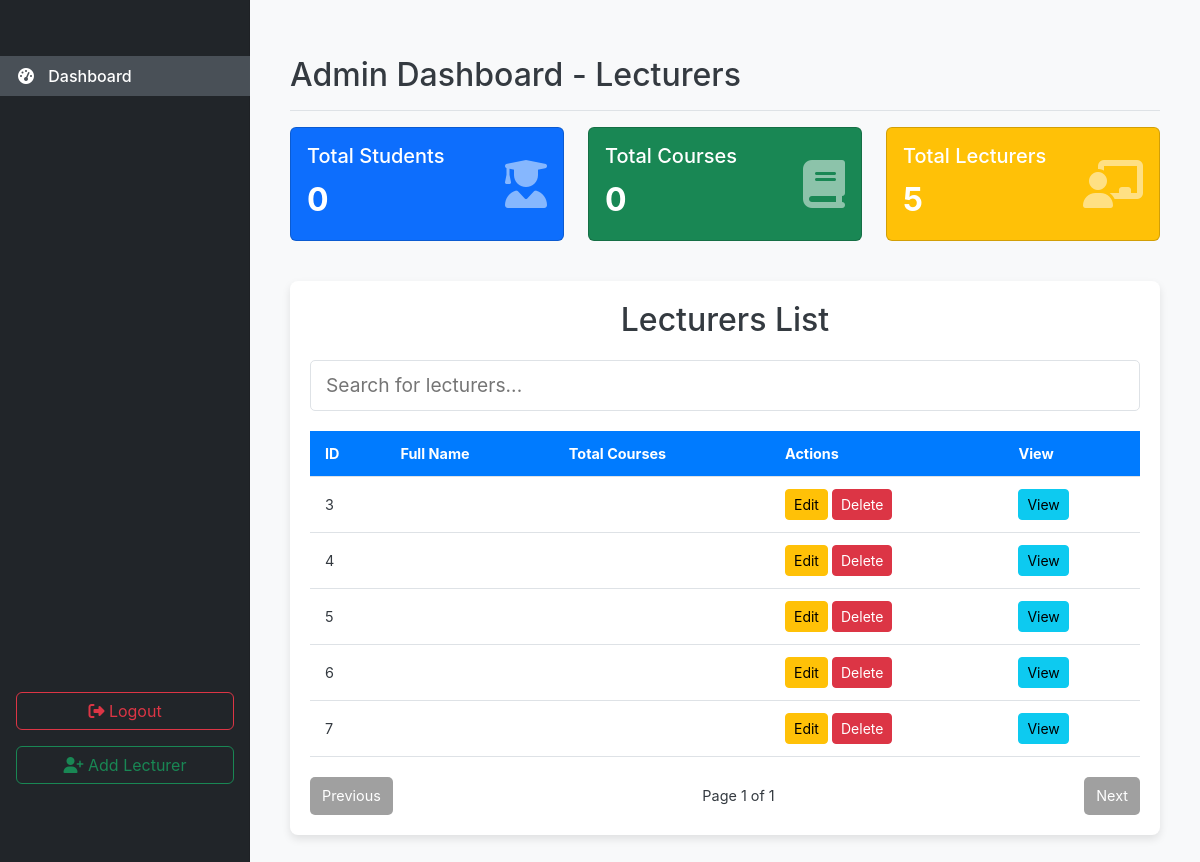
The page /super-admin/lecturers/ (signed in) on the database its author committed.
### core/models.py (models this page shows)
class User(AbstractUser):
    class Role(models.TextChoices):
        ADMIN = "ADMIN", "Admin"
        LECTURER = "LECTURER", "Lecturer"
        STUDENT = "STUDENT", "Student"
    base_role = Role.ADMIN
    role = models.CharField(
        max_length=10,
        choices=Role.choices,
        default=base_role,
    )

### core/decorators.py (the view)
        def _wrapped_view(request, *args, **kwargs):
            if not request.user.is_authenticated:
                return user_passes_test(lambda u: False)(view_func)(request, *args, **kwargs)
            if request.user.role != role:
                raise PermissionDenied
            return view_func(request, *args, **kwargs)

### core/models.py (called while the page is built)
    def get_queryset(self):
        return super().get_queryset().filter(role=User.Role.LECTURER)

    def get_queryset(self):
        return super().get_queryset().filter(role=User.Role.STUDENT)

### core/views.py (called while the page is built)
@admin_required
def lecturers(request):
    context = {
        'total_students': Student.objects.count(),
        'total_courses': Course.objects.count(),
        'total_lecturers': Lecturer.objects.count(),
        'lecturers': Lecturer.objects.all(),
    }
    return render(request, 'admin/lecturers.html', context)

### core/templates/admin/lecturers.html (shortened to what this page needs)
<!DOCTYPE html>
<html lang="en">
<head>
    <link href="https://cdn.jsdelivr.net/npm/bootstrap@5.3.2/dist/css/bootstrap.min.css" rel="stylesheet">
    <link rel="stylesheet" href="https://cdnjs.cloudflare.com/ajax/libs/font-awesome/6.4.2/css/all.min.css">
</head>
<body>
<nav id="sidebarMenu" class="d-md-block sidebar bg-dark offcanvas-md offcanvas-start">
    <div class="sidebar-sticky">
        <div>
            <ul class="nav flex-column">
                <li class="nav-item"><a class="nav-link active" href="{% url "dashboard" %}"><i class="fa-fw fas fa-tachometer-alt"></i> Dashboard</a></li>
            </ul>
        </div>
        <div class="mt-auto p-3">
             <a href="{% url 'logout' %}" class="btn btn-outline-danger w-100" style='margin-bottom: 1rem;'><i class="fas fa-sign-out-alt"></i> Logout</a>
             <a href="{% url 'add_lecturer' %}" class="btn btn-outline-success w-100"><i class="fas fa-user-plus"></i> Add Lecturer</a>
        </div>
    </div>
</nav>
<main class="main-content">
    <div class="d-flex justify-content-between flex-wrap flex-md-nowrap align-items-center pt-3 pb-2 mb-3 border-bottom">
    <h1 class="h2">Admin Dashboard - Lecturers</h1>
    </div>
    <section id="metrics-section" class="mb-4">
        <div class="row">
            <div class="col-lg-4 col-md-6 mb-3"><div class="card text-white bg-primary metric-card"><div class="card-body d-flex justify-content-between align-items-center"><div><h5 class="card-title">Total Students</h5><p class="card-text fs-2 fw-bold">{{ total_students }}</p></div><i class="fas fa-user-graduate fa-3x opacity-50"></i></div></div></div>
            <div class="col-lg-4 col-md-6 mb-3"><div class="card text-white bg-success metric-card"><div class="card-body d-flex justify-content-between align-items-center"><div><h5 class="card-title">Total Courses</h5><p class="card-text fs-2 fw-bold">{{ total_courses }}</p></div><i class="fas fa-book fa-3x opacity-50"></i></div></div></div>
            <div class="col-lg-4 col-md-12 mb-3"><div class="card text-white bg-warning metric-card"><div class="card-body d-flex justify-content-between align-items-center"><div><h5 class="card-title">Total Lecturers</h5><p class="card-text fs-2 fw-bold">{{ total_lecturers }}</p></div><i class="fas fa-chalkboard-teacher fa-3x opacity-50"></i></div></div></div>
        </div>
    </section>
    <div class="table-container">
        <h1>Lecturers List</h1>
        <div class="search-container">
            <input type="text" id="searchInput" placeholder="Search for lecturers...">
        </div>
        <table class="responsive-table">
            <thead>
                <tr>
                    <th>ID</th>
                    <th>Full Name</th>
                    <th>Total Courses</th>
                    <th>Actions</th>
                    <th>View</th>
                </tr>
            </thead>
            <tbody id="lecturerTableBody">
                {% for lecturer in lecturers %}
                <tr>
                    <td data-label="ID">{{ lecturer.id }}</td>
                    <td data-label="Full Name">{{ lecturer.first_name }} {{ lecturer.last_name }}</td>
                    <td data-label="Total Courses">{{ lecturer.total_courses }}</td>
                    <td data-label="Actions">
                        <a class="btn btn-warning btn-sm edit-btn" data-id="{{ lecturer.id }}">Edit</a>
                        <a class="btn btn-danger btn-sm delete-btn" data-id="{{ lecturer.id }}">Delete</a>
                    </td>
                    <td data-label="View">
                        <button class="btn btn-info btn-sm view-btn" data-id="{{ lecturer.id }}" id="view-{{ lecturer.id }}">View</button>
                    </td>
                </tr>
                {% empty %}
                <tr>
                    <td colspan="5" style="text-align: center;">No lecturers found.</td>
                </tr>
                {% endfor %}
            </tbody>
        </table>
        <div class="pagination-container">
            <button id="prevButton" disabled>Previous</button>
            <span id="pageInfo"></span>
            <button id="nextButton">Next</button>
        </div>
    </div>
</main>
</body>
</html>

### core/templates/admin/lecturers.html (style rules this page uses)
:root { --primary-color: #007bff; --light-gray: #f8f9fa; --dark-gray: #343a40; --border-color: #dee2e6; --font-size-sm: clamp(0.8rem, 0.5vw + 0.6rem, 0.9rem); --font-size-md: clamp(1rem, 1vw + 0.5rem, 1.2rem); --font-size-lg: clamp(1.5rem, 2vw + 1rem, 2rem); }
body { font-family: -apple-system, BlinkMacSystemFont, "Segoe UI", Roboto, "Helvetica Neue", Arial, sans-serif; margin: 0; padding: 20px; background-color: var(--light-gray); color: var(--dark-gray); font-size: var(--font-size-md); }
.table-container { max-width: 1200px; margin: 0 auto; background-color: #fff; padding: 20px; border-radius: 8px; box-shadow: 0 4px 8px rgba(0,0,0,0.1); }
h1 { font-size: var(--font-size-lg); text-align: center; margin-bottom: 20px; }
.search-container { margin-bottom: 20px; }
#searchInput { width: 100%; padding: 10px 15px; border: 1px solid var(--border-color); border-radius: 5px; font-size: var(--font-size-md); box-sizing: border-box; }
.responsive-table { width: 100%; border-collapse: collapse; }
.responsive-table thead { background-color: var(--primary-color); color: #fff; }
.responsive-table th, .responsive-table td { padding: 12px 15px; text-align: left; border-bottom: 1px solid var(--border-color); font-size: var(--font-size-sm); }
.pagination-container { display: flex; justify-content: space-between; align-items: center; margin-top: 20px; font-size: var(--font-size-sm); }
.pagination-container button { padding: 8px 12px; background-color: var(--primary-color); color: #fff; border: none; border-radius: 5px; cursor: pointer; transition: background-color 0.2s; }
.pagination-container button:disabled { background-color: #a0a0a0; cursor: not-allowed; }
html { scroll-behavior: smooth; }
body { background-color: #f8f9fa; font-size: 1rem; }
.sidebar { position: fixed; top: 0; left: 0; bottom: 0; width: 250px; z-index: 1020; padding-top: 48px; box-shadow: inset -1px 0 0 rgba(0, 0, 0, .1); background-color: #343a40; transition: transform .3s ease-in-out; }
.sidebar-sticky { position: relative; top: 0; height: calc(100vh - 48px); padding-top: .5rem; overflow-x: hidden; overflow-y: auto; display: flex; flex-direction: column; }
.sidebar .nav-link { font-weight: 500; color: #c2c7d0; }
.sidebar .nav-link .fa-fw { width: 20px; text-align: center; margin-right: 8px; }
.sidebar .nav-link.active, .sidebar .nav-link:hover { color: #fff; background-color: #495057; }
.main-content { margin-left: 250px; padding: 20px; transition: margin-left .3s ease-in-out; }
.metric-card { transition: transform .2s; }

### rows shown on the page
User: id "3"
User: id "4"
User: id "5"
User: id "6"
User: id "7"

### other values the page prints
{{ total_students }} "0"
{{ total_courses }} "0"
{{ total_lecturers }} "5"
